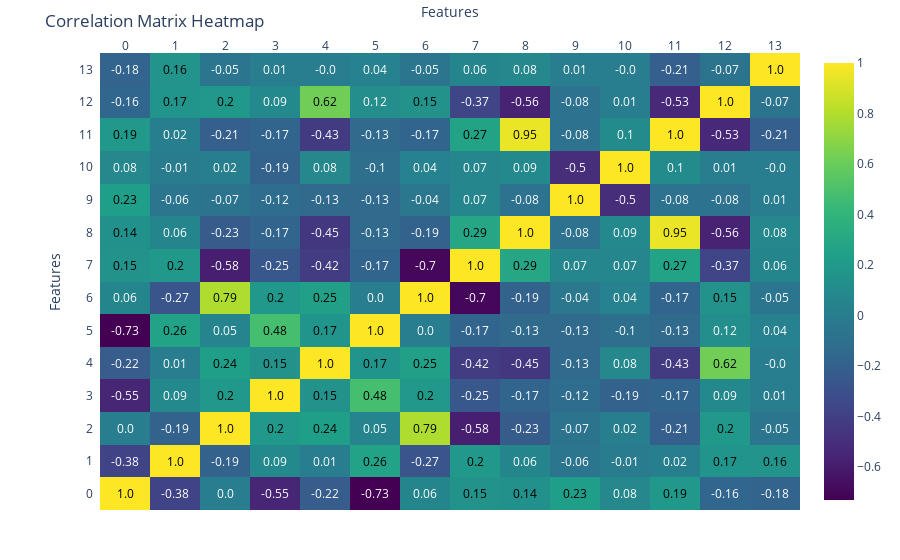

Write notebook code for a chart like this one.
### Code cell
# Création de la heatmap annotée
fig = ff.create_annotated_heatmap(
    z=corr_matrix.values,
    x=corr_matrix.columns.tolist(),
    y=corr_matrix.index.tolist(),
    colorscale="Viridis",  # Ajout d'une palette de couleurs pour un meilleur contraste
    showscale=True         # Ajout d'une barre de couleur pour indiquer les valeurs
)

# Mise à jour du layout pour améliorer l'affichage
fig.update_layout(
    title="Correlation Matrix Heatmap",
    xaxis_title="Features",
    yaxis_title="Features",
    margin=dict(l=100, r=100, t=50, b=50)  # Ajustement des marges pour éviter la coupure des étiquettes
)

# Affichage de la heatmap
fig.show()

### Figure 1 — Plotly figure (JSON) as saved in the notebook; plotly's stock layout.template omitted (floating-point values rounded to 4 significant figures; data arrays with more than 128 entries replaced by an {"elided": "..."} marker saying what was removed)
{"data": [{"colorscale": [[0, "#440154"], [0.1111, "#482878"], [0.2222, "#3e4989"], [0.3333, "#31688e"], [0.4444, "#26828e"], [0.5556, "#1f9e89"], [0.6667, "#35b779"], [0.7778, "#6ece58"], [0.8889, "#b5de2b"], [1, "#fde725"]], "reversescale": false, "showscale": true, "type": "heatmap", "x": [0, 1, 2, 3, 4, 5, 6, 7, 8, 9, 10, 11, 12, 13], "y": [0, 1, 2, 3, 4, 5, 6, 7, 8, 9, 10, 11, 12, 13], "z": {"elided": "14x14 float values"}}], "layout": {"annotations": [{"font": {"color": "#000000"}, "showarrow": false, "text": "1.0", "x": 0, "xref": "x", "y": 0, "yref": "y"}, {"font": {"color": "#FFFFFF"}, "showarrow": false, "text": "-0.38", "x": 1, "xref": "x", "y": 0, "yref": "y"}, {"font": {"color": "#FFFFFF"}, "showarrow": false, "text": "0.0", "x": 2, "xref": "x", "y": 0, "yref": "y"}, {"font": {"color": "#FFFFFF"}, "showarrow": false, "text": "-0.55", "x": 3, "xref": "x", "y": 0, "yref": "y"}, {"font": {"color": "#FFFFFF"}, "showarrow": false, "text": "-0.22", "x": 4, "xref": "x", "y": 0, "yref": "y"}, {"font": {"color": "#FFFFFF"}, "showarrow": false, "text": "-0.73", "x": 5, "xref": "x", "y": 0, "yref": "y"}, {"font": {"color": "#FFFFFF"}, "showarrow": false, "text": "0.06", "x": 6, "xref": "x", "y": 0, "yref": "y"}, {"font": {"color": "#000000"}, "showarrow": false, "text": "0.15", "x": 7, "xref": "x", "y": 0, "yref": "y"}, {"font": {"color": "#000000"}, "showarrow": false, "text": "0.14", "x": 8, "xref": "x", "y": 0, "yref": "y"}, {"font": {"color": "#000000"}, "showarrow": false, "text": "0.23", "x": 9, "xref": "x", "y": 0, "yref": "y"}, {"font": {"color": "#FFFFFF"}, "showarrow": false, "text": "0.08", "x": 10, "xref": "x", "y": 0, "yref": "y"}, {"font": {"color": "#000000"}, "showarrow": false, "text": "0.19", "x": 11, "xref": "x", "y": 0, "yref": "y"}, {"font": {"color": "#FFFFFF"}, "showarrow": false, "text": "-0.16", "x": 12, "xref": "x", "y": 0, "yref": "y"}, {"font": {"color": "#FFFFFF"}, "showarrow": false, "text": "-0.18", "x": 13, "xref": "x", "y": 0, "yref": "y"}, {"font": {"color": "#FFFFFF"}, "showarrow": false, "text": "-0.38", "x": 0, "xref": "x", "y": 1, "yref": "y"}, {"font": {"color": "#000000"}, "showarrow": false, "text": "1.0", "x": 1, "xref": "x", "y": 1, "yref": "y"}, {"font": {"color": "#FFFFFF"}, "showarrow": false, "text": "-0.19", "x": 2, "xref": "x", "y": 1, "yref": "y"}, {"font": {"color": "#FFFFFF"}, "showarrow": false, "text": "0.09", "x": 3, "xref": "x", "y": 1, "yref": "y"}, {"font": {"color": "#FFFFFF"}, "showarrow": false, "text": "0.01", "x": 4, "xref": "x", "y": 1, "yref": "y"}, {"font": {"color": "#000000"}, "showarrow": false, "text": "0.26", "x": 5, "xref": "x", "y": 1, "yref": "y"}, {"font": {"color": "#FFFFFF"}, "showarrow": false, "text": "-0.27", "x": 6, "xref": "x", "y": 1, "yref": "y"}, {"font": {"color": "#000000"}, "showarrow": false, "text": "0.2", "x": 7, "xref": "x", "y": 1, "yref": "y"}, {"font": {"color": "#FFFFFF"}, "showarrow": false, "text": "0.06", "x": 8, "xref": "x", "y": 1, "yref": "y"}, {"font": {"color": "#FFFFFF"}, "showarrow": false, "text": "-0.06", "x": 9, "xref": "x", "y": 1, "yref": "y"}, {"font": {"color": "#FFFFFF"}, "showarrow": false, "text": "-0.01", "x": 10, "xref": "x", "y": 1, "yref": "y"}, {"font": {"color": "#FFFFFF"}, "showarrow": false, "text": "0.02", "x": 11, "xref": "x", "y": 1, "yref": "y"}, {"font": {"color": "#000000"}, "showarrow": false, "text": "0.17", "x": 12, "xref": "x", "y": 1, "yref": "y"}, {"font": {"color": "#000000"}, "showarrow": false, "text": "0.16", "x": 13, "xref": "x", "y": 1, "yref": "y"}, {"font": {"color": "#FFFFFF"}, "showarrow": false, "text": "0.0", "x": 0, "xref": "x", "y": 2, "yref": "y"}, {"font": {"color": "#FFFFFF"}, "showarrow": false, "text": "-0.19", "x": 1, "xref": "x", "y": 2, "yref": "y"}, {"font": {"color": "#000000"}, "showarrow": false, "text": "1.0", "x": 2, "xref": "x", "y": 2, "yref": "y"}, {"font": {"color": "#000000"}, "showarrow": false, "text": "0.2", "x": 3, "xref": "x", "y": 2, "yref": "y"}, {"font": {"color": "#000000"}, "showarrow": false, "text": "0.24", "x": 4, "xref": "x", "y": 2, "yref": "y"}, {"font": {"color": "#FFFFFF"}, "showarrow": false, "text": "0.05", "x": 5, "xref": "x", "y": 2, "yref": "y"}, {"font": {"color": "#000000"}, "showarrow": false, "text": "0.79", "x": 6, "xref": "x", "y": 2, "yref": "y"}, {"font": {"color": "#FFFFFF"}, "showarrow": false, "text": "-0.58", "x": 7, "xref": "x", "y": 2, "yref": "y"}, {"font": {"color": "#FFFFFF"}, "showarrow": false, "text": "-0.23", "x": 8, "xref": "x", "y": 2, "yref": "y"}, {"font": {"color": "#FFFFFF"}, "showarrow": false, "text": "-0.07", "x": 9, "xref": "x", "y": 2, "yref": "y"}, {"font": {"color": "#FFFFFF"}, "showarrow": false, "text": "0.02", "x": 10, "xref": "x", "y": 2, "yref": "y"}, {"font": {"color": "#FFFFFF"}, "showarrow": false, "text": "-0.21", "x": 11, "xref": "x", "y": 2, "yref": "y"}, {"font": {"color": "#000000"}, "showarrow": false, "text": "0.2", "x": 12, "xref": "x", "y": 2, "yref": "y"}, {"font": {"color": "#FFFFFF"}, "showarrow": false, "text": "-0.05", "x": 13, "xref": "x", "y": 2, "yref": "y"}, {"font": {"color": "#FFFFFF"}, "showarrow": false, "text": "-0.55", "x": 0, "xref": "x", "y": 3, "yref": "y"}, {"font": {"color": "#FFFFFF"}, "showarrow": false, "text": "0.09", "x": 1, "xref": "x", "y": 3, "yref": "y"}, {"font": {"color": "#000000"}, "showarrow": false, "text": "0.2", "x": 2, "xref": "x", "y": 3, "yref": "y"}, {"font": {"color": "#000000"}, "showarrow": false, "text": "1.0", "x": 3, "xref": "x", "y": 3, "yref": "y"}, {"font": {"color": "#000000"}, "showarrow": false, "text": "0.15", "x": 4, "xref": "x", "y": 3, "yref": "y"}, {"font": {"color": "#000000"}, "showarrow": false, "text": "0.48", "x": 5, "xref": "x", "y": 3, "yref": "y"}, {"font": {"color": "#000000"}, "showarrow": false, "text": "0.2", "x": 6, "xref": "x", "y": 3, "yref": "y"}, {"font": {"color": "#FFFFFF"}, "showarrow": false, "text": "-0.25", "x": 7, "xref": "x", "y": 3, "yref": "y"}, {"font": {"color": "#FFFFFF"}, "showarrow": false, "text": "-0.17", "x": 8, "xref": "x", "y": 3, "yref": "y"}, {"font": {"color": "#FFFFFF"}, "showarrow": false, "text": "-0.12", "x": 9, "xref": "x", "y": 3, "yref": "y"}, {"font": {"color": "#FFFFFF"}, "showarrow": false, "text": "-0.19", "x": 10, "xref": "x", "y": 3, "yref": "y"}, {"font": {"color": "#FFFFFF"}, "showarrow": false, "text": "-0.17", "x": 11, "xref": "x", "y": 3, "yref": "y"}, {"font": {"color": "#FFFFFF"}, "showarrow": false, "text": "0.09", "x": 12, "xref": "x", "y": 3, "yref": "y"}, {"font": {"color": "#FFFFFF"}, "showarrow": false, "text": "0.01", "x": 13, "xref": "x", "y": 3, "yref": "y"}, {"font": {"color": "#FFFFFF"}, "showarrow": false, "text": "-0.22", "x": 0, "xref": "x", "y": 4, "yref": "y"}, {"font": {"color": "#FFFFFF"}, "showarrow": false, "text": "0.01", "x": 1, "xref": "x", "y": 4, "yref": "y"}, {"font": {"color": "#000000"}, "showarrow": false, "text": "0.24", "x": 2, "xref": "x", "y": 4, "yref": "y"}, {"font": {"color": "#000000"}, "showarrow": false, "text": "0.15", "x": 3, "xref": "x", "y": 4, "yref": "y"}, {"font": {"color": "#000000"}, "showarrow": false, "text": "1.0", "x": 4, "xref": "x", "y": 4, "yref": "y"}, {"font": {"color": "#000000"}, "showarrow": false, "text": "0.17", "x": 5, "xref": "x", "y": 4, "yref": "y"}, {"font": {"color": "#000000"}, "showarrow": false, "text": "0.25", "x": 6, "xref": "x", "y": 4, "yref": "y"}, {"font": {"color": "#FFFFFF"}, "showarrow": false, "text": "-0.42", "x": 7, "xref": "x", "y": 4, "yref": "y"}, {"font": {"color": "#FFFFFF"}, "showarrow": false, "text": "-0.45", "x": 8, "xref": "x", "y": 4, "yref": "y"}, {"font": {"color": "#FFFFFF"}, "showarrow": false, "text": "-0.13", "x": 9, "xref": "x", "y": 4, "yref": "y"}, {"font": {"color": "#FFFFFF"}, "showarrow": false, "text": "0.08", "x": 10, "xref": "x", "y": 4, "yref": "y"}, {"font": {"color": "#FFFFFF"}, "showarrow": false, "text": "-0.43", "x": 11, "xref": "x", "y": 4, "yref": "y"}, {"font": {"color": "#000000"}, "showarrow": false, "text": "0.62", "x": 12, "xref": "x", "y": 4, "yref": "y"}, {"font": {"color": "#FFFFFF"}, "showarrow": false, "text": "-0.0", "x": 13, "xref": "x", "y": 4, "yref": "y"}, {"font": {"color": "#FFFFFF"}, "showarrow": false, "text": "-0.73", "x": 0, "xref": "x", "y": 5, "yref": "y"}, {"font": {"color": "#000000"}, "showarrow": false, "text": "0.26", "x": 1, "xref": "x", "y": 5, "yref": "y"}, {"font": {"color": "#FFFFFF"}, "showarrow": false, "text": "0.05", "x": 2, "xref": "x", "y": 5, "yref": "y"}, {"font": {"color": "#000000"}, "showarrow": false, "text": "0.48", "x": 3, "xref": "x", "y": 5, "yref": "y"}, {"font": {"color": "#000000"}, "showarrow": false, "text": "0.17", "x": 4, "xref": "x", "y": 5, "yref": "y"}, {"font": {"color": "#000000"}, "showarrow": false, "text": "1.0", "x": 5, "xref": "x", "y": 5, "yref": "y"}, {"font": {"color": "#FFFFFF"}, "showarrow": false, "text": "0.0", "x": 6, "xref": "x", "y": 5, "yref": "y"}, {"font": {"color": "#FFFFFF"}, "showarrow": false, "text": "-0.17", "x": 7, "xref": "x", "y": 5, "yref": "y"}, {"font": {"color": "#FFFFFF"}, "showarrow": false, "text": "-0.13", "x": 8, "xref": "x", "y": 5, "yref": "y"}, {"font": {"color": "#FFFFFF"}, "showarrow": false, "text": "-0.13", "x": 9, "xref": "x", "y": 5, "yref": "y"}, {"font": {"color": "#FFFFFF"}, "showarrow": false, "text": "-0.1", "x": 10, "xref": "x", "y": 5, "yref": "y"}, {"font": {"color": "#FFFFFF"}, "showarrow": false, "text": "-0.13", "x": 11, "xref": "x", "y": 5, "yref": "y"}, {"font": {"color": "#FFFFFF"}, "showarrow": false, "text": "0.12", "x": 12, "xref": "x", "y": 5, "yref": "y"}, {"font": {"color": "#FFFFFF"}, "showarrow": false, "text": "0.04", "x": 13, "xref": "x", "y": 5, "yref": "y"}, {"font": {"color": "#FFFFFF"}, "showarrow": false, "text": "0.06", "x": 0, "xref": "x", "y": 6, "yref": "y"}, {"font": {"color": "#FFFFFF"}, "showarrow": false, "text": "-0.27", "x": 1, "xref": "x", "y": 6, "yref": "y"}, {"font": {"color": "#000000"}, "showarrow": false, "text": "0.79", "x": 2, "xref": "x", "y": 6, "yref": "y"}, {"font": {"color": "#000000"}, "showarrow": false, "text": "0.2", "x": 3, "xref": "x", "y": 6, "yref": "y"}, {"font": {"color": "#000000"}, "showarrow": false, "text": "0.25", "x": 4, "xref": "x", "y": 6, "yref": "y"}, {"font": {"color": "#FFFFFF"}, "showarrow": false, "text": "0.0", "x": 5, "xref": "x", "y": 6, "yref": "y"}, {"font": {"color": "#000000"}, "showarrow": false, "text": "1.0", "x": 6, "xref": "x", "y": 6, "yref": "y"}, {"font": {"color": "#FFFFFF"}, "showarrow": false, "text": "-0.7", "x": 7, "xref": "x", "y": 6, "yref": "y"}, {"font": {"color": "#FFFFFF"}, "showarrow": false, "text": "-0.19", "x": 8, "xref": "x", "y": 6, "yref": "y"}, {"font": {"color": "#FFFFFF"}, "showarrow": false, "text": "-0.04", "x": 9, "xref": "x", "y": 6, "yref": "y"}, {"font": {"color": "#FFFFFF"}, "showarrow": false, "text": "0.04", "x": 10, "xref": "x", "y": 6, "yref": "y"}, {"font": {"color": "#FFFFFF"}, "showarrow": false, "text": "-0.17", "x": 11, "xref": "x", "y": 6, "yref": "y"}, {"font": {"color": "#000000"}, "showarrow": false, "text": "0.15", "x": 12, "xref": "x", "y": 6, "yref": "y"}, {"font": {"color": "#FFFFFF"}, "showarrow": false, "text": "-0.05", "x": 13, "xref": "x", "y": 6, "yref": "y"}, {"font": {"color": "#000000"}, "showarrow": false, "text": "0.15", "x": 0, "xref": "x", "y": 7, "yref": "y"}, {"font": {"color": "#000000"}, "showarrow": false, "text": "0.2", "x": 1, "xref": "x", "y": 7, "yref": "y"}, {"font": {"color": "#FFFFFF"}, "showarrow": false, "text": "-0.58", "x": 2, "xref": "x", "y": 7, "yref": "y"}, {"font": {"color": "#FFFFFF"}, "showarrow": false, "text": "-0.25", "x": 3, "xref": "x", "y": 7, "yref": "y"}, {"font": {"color": "#FFFFFF"}, "showarrow": false, "text": "-0.42", "x": 4, "xref": "x", "y": 7, "yref": "y"}, {"font": {"color": "#FFFFFF"}, "showarrow": false, "text": "-0.17", "x": 5, "xref": "x", "y": 7, "yref": "y"}, {"font": {"color": "#FFFFFF"}, "showarrow": false, "text": "-0.7", "x": 6, "xref": "x", "y": 7, "yref": "y"}, {"font": {"color": "#000000"}, "showarrow": false, "text": "1.0", "x": 7, "xref": "x", "y": 7, "yref": "y"}, {"font": {"color": "#000000"}, "showarrow": false, "text": "0.29", "x": 8, "xref": "x", "y": 7, "yref": "y"}, {"font": {"color": "#FFFFFF"}, "showarrow": false, "text": "0.07", "x": 9, "xref": "x", "y": 7, "yref": "y"}, {"font": {"color": "#FFFFFF"}, "showarrow": false, "text": "0.07", "x": 10, "xref": "x", "y": 7, "yref": "y"}, {"font": {"color": "#000000"}, "showarrow": false, "text": "0.27", "x": 11, "xref": "x", "y": 7, "yref": "y"}, {"font": {"color": "#FFFFFF"}, "showarrow": false, "text": "-0.37", "x": 12, "xref": "x", "y": 7, "yref": "y"}, {"font": {"color": "#FFFFFF"}, "showarrow": false, "text": "0.06", "x": 13, "xref": "x", "y": 7, "yref": "y"}, {"font": {"color": "#000000"}, "showarrow": false, "text": "0.14", "x": 0, "xref": "x", "y": 8, "yref": "y"}, {"font": {"color": "#FFFFFF"}, "showarrow": false, "text": "0.06", "x": 1, "xref": "x", "y": 8, "yref": "y"}, {"font": {"color": "#FFFFFF"}, "showarrow": false, "text": "-0.23", "x": 2, "xref": "x", "y": 8, "yref": "y"}, {"font": {"color": "#FFFFFF"}, "showarrow": false, "text": "-0.17", "x": 3, "xref": "x", "y": 8, "yref": "y"}, {"font": {"color": "#FFFFFF"}, "showarrow": false, "text": "-0.45", "x": 4, "xref": "x", "y": 8, "yref": "y"}, {"font": {"color": "#FFFFFF"}, "showarrow": false, "text": "-0.13", "x": 5, "xref": "x", "y": 8, "yref": "y"}, {"font": {"color": "#FFFFFF"}, "showarrow": false, "text": "-0.19", "x": 6, "xref": "x", "y": 8, "yref": "y"}, {"font": {"color": "#000000"}, "showarrow": false, "text": "0.29", "x": 7, "xref": "x", "y": 8, "yref": "y"}, {"font": {"color": "#000000"}, "showarrow": false, "text": "1.0", "x": 8, "xref": "x", "y": 8, "yref": "y"}, {"font": {"color": "#FFFFFF"}, "showarrow": false, "text": "-0.08", "x": 9, "xref": "x", "y": 8, "yref": "y"}, {"font": {"color": "#FFFFFF"}, "showarrow": false, "text": "0.09", "x": 10, "xref": "x", "y": 8, "yref": "y"}, {"font": {"color": "#000000"}, "showarrow": false, "text": "0.95", "x": 11, "xref": "x", "y": 8, "yref": "y"}, {"font": {"color": "#FFFFFF"}, "showarrow": false, "text": "-0.56", "x": 12, "xref": "x", "y": 8, "yref": "y"}, {"font": {"color": "#FFFFFF"}, "showarrow": false, "text": "0.08", "x": 13, "xref": "x", "y": 8, "yref": "y"}, {"font": {"color": "#000000"}, "showarrow": false, "text": "0.23", "x": 0, "xref": "x", "y": 9, "yref": "y"}, {"font": {"color": "#FFFFFF"}, "showarrow": false, "text": "-0.06", "x": 1, "xref": "x", "y": 9, "yref": "y"}, {"font": {"color": "#FFFFFF"}, "showarrow": false, "text": "-0.07", "x": 2, "xref": "x", "y": 9, "yref": "y"}, {"font": {"color": "#FFFFFF"}, "showarrow": false, "text": "-0.12", "x": 3, "xref": "x", "y": 9, "yref": "y"}, {"font": {"color": "#FFFFFF"}, "showarrow": false, "text": "-0.13", "x": 4, "xref": "x", "y": 9, "yref": "y"}, {"font": {"color": "#FFFFFF"}, "showarrow": false, "text": "-0.13", "x": 5, "xref": "x", "y": 9, "yref": "y"}, {"font": {"color": "#FFFFFF"}, "showarrow": false, "text": "-0.04", "x": 6, "xref": "x", "y": 9, "yref": "y"}, {"font": {"color": "#FFFFFF"}, "showarrow": false, "text": "0.07", "x": 7, "xref": "x", "y": 9, "yref": "y"}, {"font": {"color": "#FFFFFF"}, "showarrow": false, "text": "-0.08", "x": 8, "xref": "x", "y": 9, "yref": "y"}, {"font": {"color": "#000000"}, "showarrow": false, "text": "1.0", "x": 9, "xref": "x", "y": 9, "yref": "y"}, {"font": {"color": "#FFFFFF"}, "showarrow": false, "text": "-0.5", "x": 10, "xref": "x", "y": 9, "yref": "y"}, {"font": {"color": "#FFFFFF"}, "showarrow": false, "text": "-0.08", "x": 11, "xref": "x", "y": 9, "yref": "y"}, {"font": {"color": "#FFFFFF"}, "showarrow": false, "text": "-0.08", "x": 12, "xref": "x", "y": 9, "yref": "y"}, {"font": {"color": "#FFFFFF"}, "showarrow": false, "text": "0.01", "x": 13, "xref": "x", "y": 9, "yref": "y"}, {"font": {"color": "#FFFFFF"}, "showarrow": false, "text": "0.08", "x": 0, "xref": "x", "y": 10, "yref": "y"}, {"font": {"color": "#FFFFFF"}, "showarrow": false, "text": "-0.01", "x": 1, "xref": "x", "y": 10, "yref": "y"}, {"font": {"color": "#FFFFFF"}, "showarrow": false, "text": "0.02", "x": 2, "xref": "x", "y": 10, "yref": "y"}, {"font": {"color": "#FFFFFF"}, "showarrow": false, "text": "-0.19", "x": 3, "xref": "x", "y": 10, "yref": "y"}, {"font": {"color": "#FFFFFF"}, "showarrow": false, "text": "0.08", "x": 4, "xref": "x", "y": 10, "yref": "y"}, {"font": {"color": "#FFFFFF"}, "showarrow": false, "text": "-0.1", "x": 5, "xref": "x", "y": 10, "yref": "y"}, {"font": {"color": "#FFFFFF"}, "showarrow": false, "text": "0.04", "x": 6, "xref": "x", "y": 10, "yref": "y"}, {"font": {"color": "#FFFFFF"}, "showarrow": false, "text": "0.07", "x": 7, "xref": "x", "y": 10, "yref": "y"}, {"font": {"color": "#FFFFFF"}, "showarrow": false, "text": "0.09", "x": 8, "xref": "x", "y": 10, "yref": "y"}, {"font": {"color": "#FFFFFF"}, "showarrow": false, "text": "-0.5", "x": 9, "xref": "x", "y": 10, "yref": "y"}, {"font": {"color": "#000000"}, "showarrow": false, "text": "1.0", "x": 10, "xref": "x", "y": 10, "yref": "y"}, {"font": {"color": "#FFFFFF"}, "showarrow": false, "text": "0.1", "x": 11, "xref": "x", "y": 10, "yref": "y"}, {"font": {"color": "#FFFFFF"}, "showarrow": false, "text": "0.01", "x": 12, "xref": "x", "y": 10, "yref": "y"}, {"font": {"color": "#FFFFFF"}, "showarrow": false, "text": "-0.0", "x": 13, "xref": "x", "y": 10, "yref": "y"}, {"font": {"color": "#000000"}, "showarrow": false, "text": "0.19", "x": 0, "xref": "x", "y": 11, "yref": "y"}, {"font": {"color": "#FFFFFF"}, "showarrow": false, "text": "0.02", "x": 1, "xref": "x", "y": 11, "yref": "y"}, {"font": {"color": "#FFFFFF"}, "showarrow": false, "text": "-0.21", "x": 2, "xref": "x", "y": 11, "yref": "y"}, {"font": {"color": "#FFFFFF"}, "showarrow": false, "text": "-0.17", "x": 3, "xref": "x", "y": 11, "yref": "y"}, {"font": {"color": "#FFFFFF"}, "showarrow": false, "text": "-0.43", "x": 4, "xref": "x", "y": 11, "yref": "y"}, {"font": {"color": "#FFFFFF"}, "showarrow": false, "text": "-0.13", "x": 5, "xref": "x", "y": 11, "yref": "y"}, {"font": {"color": "#FFFFFF"}, "showarrow": false, "text": "-0.17", "x": 6, "xref": "x", "y": 11, "yref": "y"}, {"font": {"color": "#000000"}, "showarrow": false, "text": "0.27", "x": 7, "xref": "x", "y": 11, "yref": "y"}, {"font": {"color": "#000000"}, "showarrow": false, "text": "0.95", "x": 8, "xref": "x", "y": 11, "yref": "y"}, {"font": {"color": "#FFFFFF"}, "showarrow": false, "text": "-0.08", "x": 9, "xref": "x", "y": 11, "yref": "y"}, {"font": {"color": "#FFFFFF"}, "showarrow": false, "text": "0.1", "x": 10, "xref": "x", "y": 11, "yref": "y"}, {"font": {"color": "#000000"}, "showarrow": false, "text": "1.0", "x": 11, "xref": "x", "y": 11, "yref": "y"}, {"font": {"color": "#FFFFFF"}, "showarrow": false, "text": "-0.53", "x": 12, "xref": "x", "y": 11, "yref": "y"}, {"font": {"color": "#FFFFFF"}, "showarrow": false, "text": "-0.21", "x": 13, "xref": "x", "y": 11, "yref": "y"}, {"font": {"color": "#FFFFFF"}, "showarrow": false, "text": "-0.16", "x": 0, "xref": "x", "y": 12, "yref": "y"}, {"font": {"color": "#000000"}, "showarrow": false, "text": "0.17", "x": 1, "xref": "x", "y": 12, "yref": "y"}, {"font": {"color": "#000000"}, "showarrow": false, "text": "0.2", "x": 2, "xref": "x", "y": 12, "yref": "y"}, {"font": {"color": "#FFFFFF"}, "showarrow": false, "text": "0.09", "x": 3, "xref": "x", "y": 12, "yref": "y"}, {"font": {"color": "#000000"}, "showarrow": false, "text": "0.62", "x": 4, "xref": "x", "y": 12, "yref": "y"}, {"font": {"color": "#FFFFFF"}, "showarrow": false, "text": "0.12", "x": 5, "xref": "x", "y": 12, "yref": "y"}, {"font": {"color": "#000000"}, "showarrow": false, "text": "0.15", "x": 6, "xref": "x", "y": 12, "yref": "y"}, {"font": {"color": "#FFFFFF"}, "showarrow": false, "text": "-0.37", "x": 7, "xref": "x", "y": 12, "yref": "y"}, {"font": {"color": "#FFFFFF"}, "showarrow": false, "text": "-0.56", "x": 8, "xref": "x", "y": 12, "yref": "y"}, {"font": {"color": "#FFFFFF"}, "showarrow": false, "text": "-0.08", "x": 9, "xref": "x", "y": 12, "yref": "y"}, {"font": {"color": "#FFFFFF"}, "showarrow": false, "text": "0.01", "x": 10, "xref": "x", "y": 12, "yref": "y"}, {"font": {"color": "#FFFFFF"}, "showarrow": false, "text": "-0.53", "x": 11, "xref": "x", "y": 12, "yref": "y"}, {"font": {"color": "#000000"}, "showarrow": false, "text": "1.0", "x": 12, "xref": "x", "y": 12, "yref": "y"}, {"font": {"color": "#FFFFFF"}, "showarrow": false, "text": "-0.07", "x": 13, "xref": "x", "y": 12, "yref": "y"}, {"font": {"color": "#FFFFFF"}, "showarrow": false, "text": "-0.18", "x": 0, "xref": "x", "y": 13, "yref": "y"}, {"font": {"color": "#000000"}, "showarrow": false, "text": "0.16", "x": 1, "xref": "x", "y": 13, "yref": "y"}, {"font": {"color": "#FFFFFF"}, "showarrow": false, "text": "-0.05", "x": 2, "xref": "x", "y": 13, "yref": "y"}, {"font": {"color": "#FFFFFF"}, "showarrow": false, "text": "0.01", "x": 3, "xref": "x", "y": 13, "yref": "y"}, {"font": {"color": "#FFFFFF"}, "showarrow": false, "text": "-0.0", "x": 4, "xref": "x", "y": 13, "yref": "y"}, {"font": {"color": "#FFFFFF"}, "showarrow": false, "text": "0.04", "x": 5, "xref": "x", "y": 13, "yref": "y"}, {"font": {"color": "#FFFFFF"}, "showarrow": false, "text": "-0.05", "x": 6, "xref": "x", "y": 13, "yref": "y"}, {"font": {"color": "#FFFFFF"}, "showarrow": false, "text": "0.06", "x": 7, "xref": "x", "y": 13, "yref": "y"}, {"font": {"color": "#FFFFFF"}, "showarrow": false, "text": "0.08", "x": 8, "xref": "x", "y": 13, "yref": "y"}, {"font": {"color": "#FFFFFF"}, "showarrow": false, "text": "0.01", "x": 9, "xref": "x", "y": 13, "yref": "y"}, {"font": {"color": "#FFFFFF"}, "showarrow": false, "text": "-0.0", "x": 10, "xref": "x", "y": 13, "yref": "y"}, {"font": {"color": "#FFFFFF"}, "showarrow": false, "text": "-0.21", "x": 11, "xref": "x", "y": 13, "yref": "y"}, {"font": {"color": "#FFFFFF"}, "showarrow": false, "text": "-0.07", "x": 12, "xref": "x", "y": 13, "yref": "y"}, {"font": {"color": "#000000"}, "showarrow": false, "text": "1.0", "x": 13, "xref": "x", "y": 13, "yref": "y"}], "margin": {"b": 50, "l": 100, "r": 100, "t": 50}, "title": {"text": "Correlation Matrix Heatmap"}, "xaxis": {"dtick": 1, "gridcolor": "rgb(0, 0, 0)", "side": "top", "ticks": "", "title": {"text": "Features"}}, "yaxis": {"dtick": 1, "ticks": "", "ticksuffix": "  ", "title": {"text": "Features"}}}}
